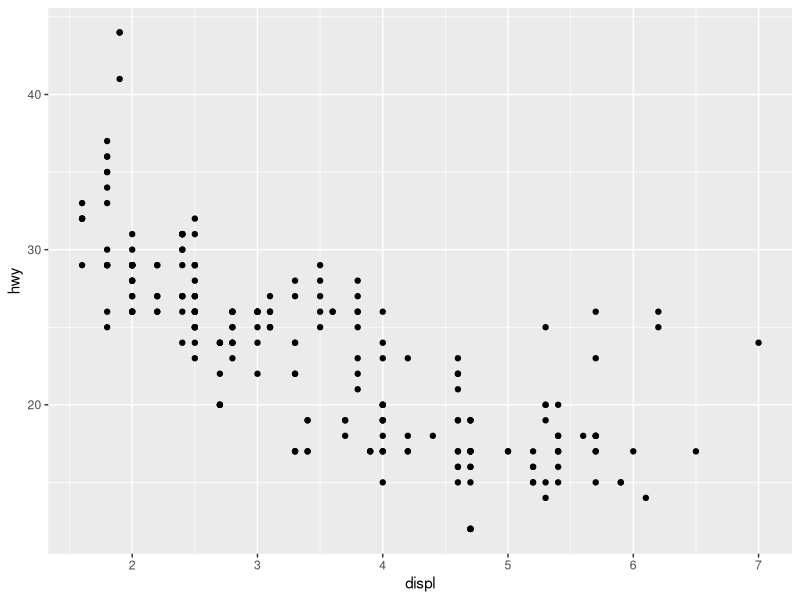
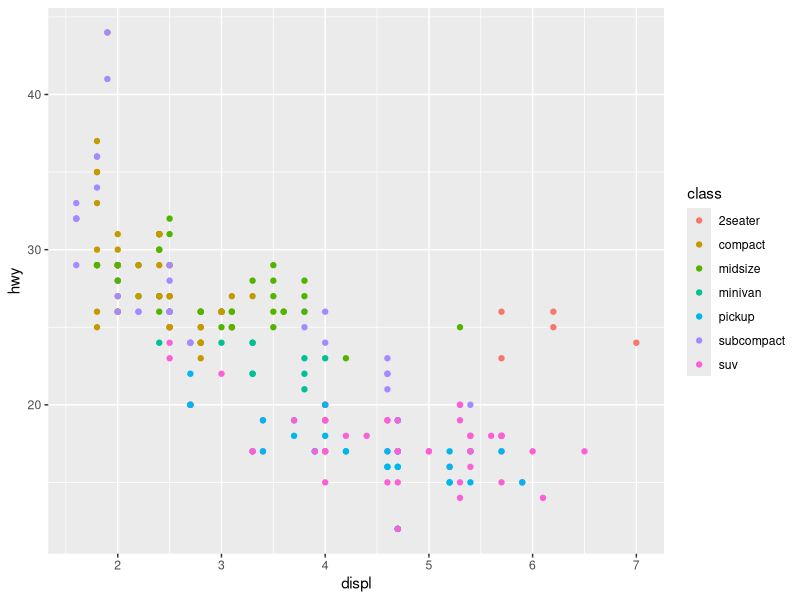
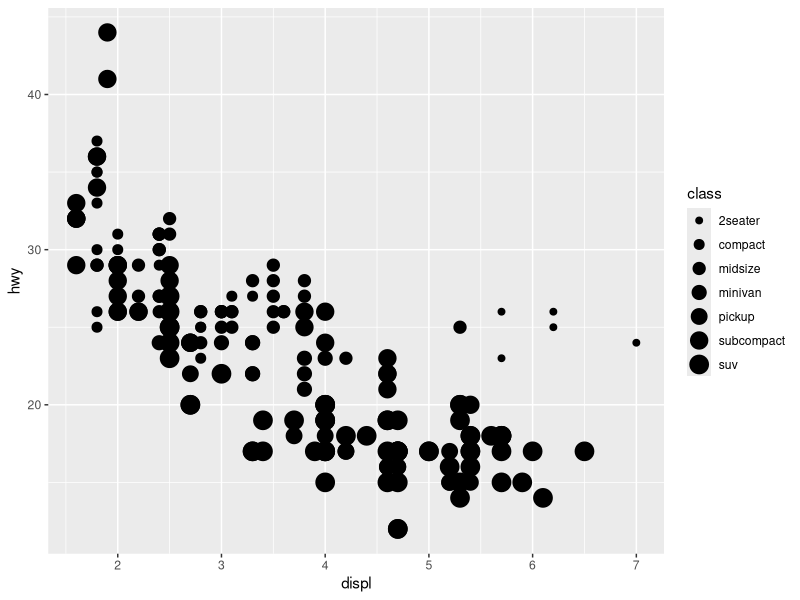
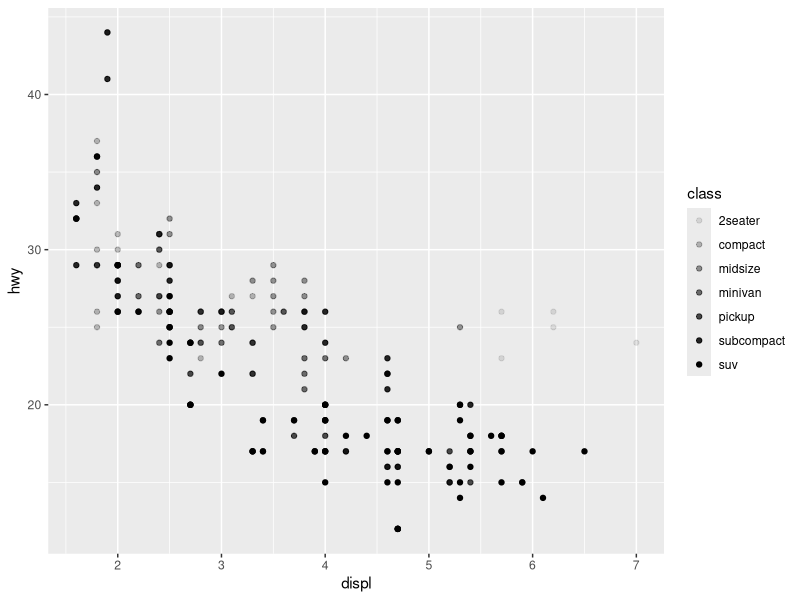
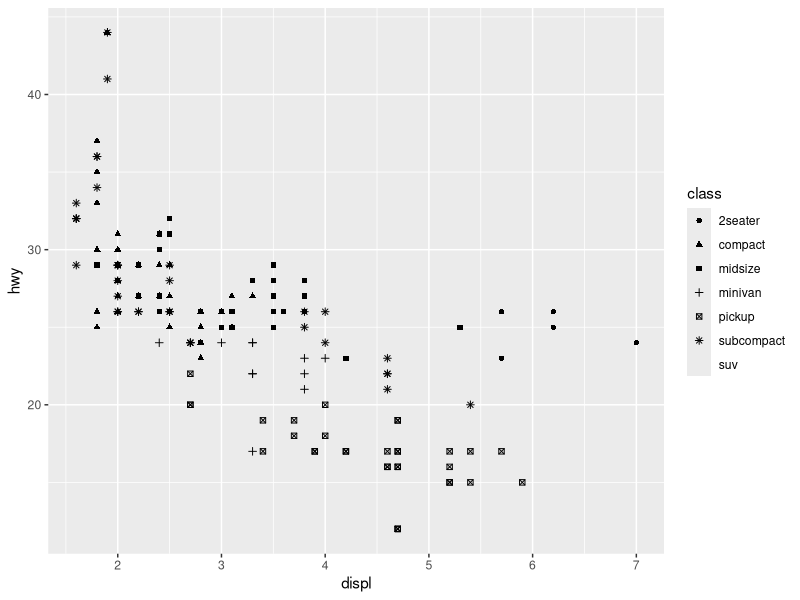
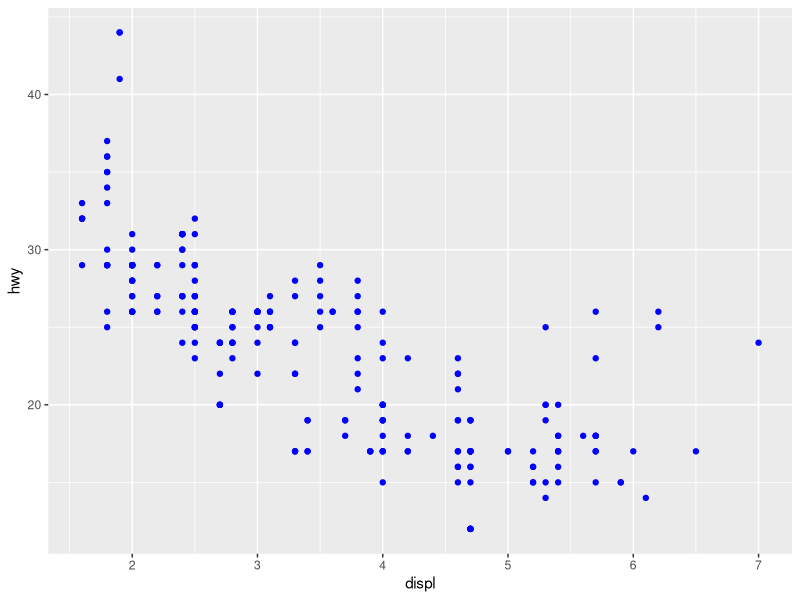
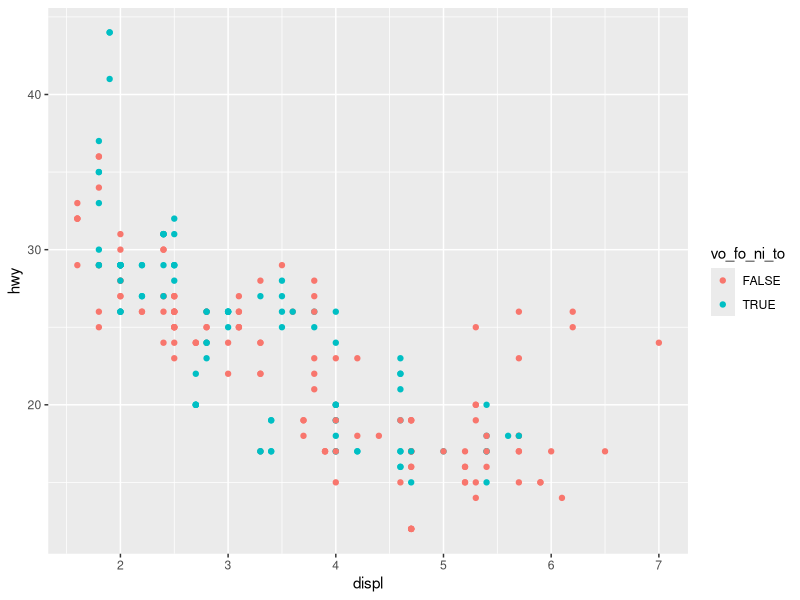
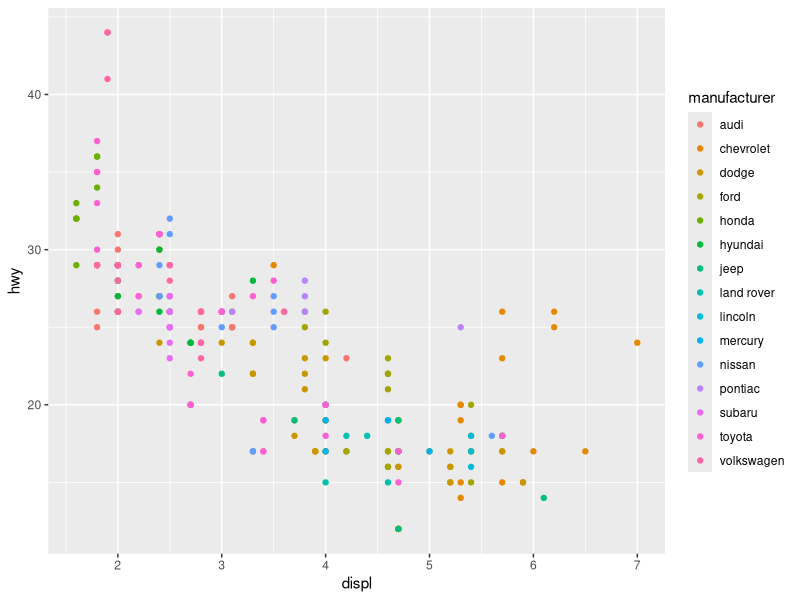

Write the R code that produced these figures, in order.
library(ggplot2)
str(mpg)
#template
#   what-data: plot object 
#   how-geom: layer, geometrical object
#   which-aes: mapping argument
ggplot(data = mpg) + 
  geom_point(mapping = aes(x = displ, y = hwy))

# one more dimension means level
#   levels: color, size, alpha, shape
ggplot(data = mpg) + 
  geom_point(mapping = aes(x = displ, y = hwy, color = class))
ggplot(data = mpg) + 
  geom_point(mapping = aes(x = displ, y = hwy, size = class))
ggplot(data = mpg) + 
  geom_point(mapping = aes(x = displ, y = hwy, alpha = class))
ggplot(data = mpg) + 
  geom_point(mapping = aes(x = displ, y = hwy, shape = class))
# manually assigning a level for all variables
ggplot(data = mpg) + 
  geom_point(mapping = aes(x = displ, y = hwy), color = "blue")
# filter the levels with logical
vo_fo_ni_to <- mpg$manufacturer %in% c("volkswagen","ford","nissan","toyota")
ggplot(data = mpg) + 
  geom_point(mapping = aes(x = displ, y = hwy, color =  vo_fo_ni_to))

ggplot(data = mpg) + 
  geom_point(mapping = aes(x = displ, y = hwy, color = manufacturer))

# filter with dplyr and plot
library(dplyr)

mpg_subste <- mpg %>% filter(manufacturer %in% c("volkswagen","ford","nissan","toyota"))

ggplot(data = mpg_subste) + 
  geom_point(mapping = aes(x = displ, y = hwy, color = manufacturer))

# geoms: point, smooth and 35 more...
ggplot(data = mpg) + 
  geom_smooth(mapping = aes(x = displ, y = hwy, linetype = drv))
str(mpg)
unique(mpg$drv)
ggplot(data = mpg) + 
  geom_point(mapping = aes(x = displ, y = hwy, color = drv))
